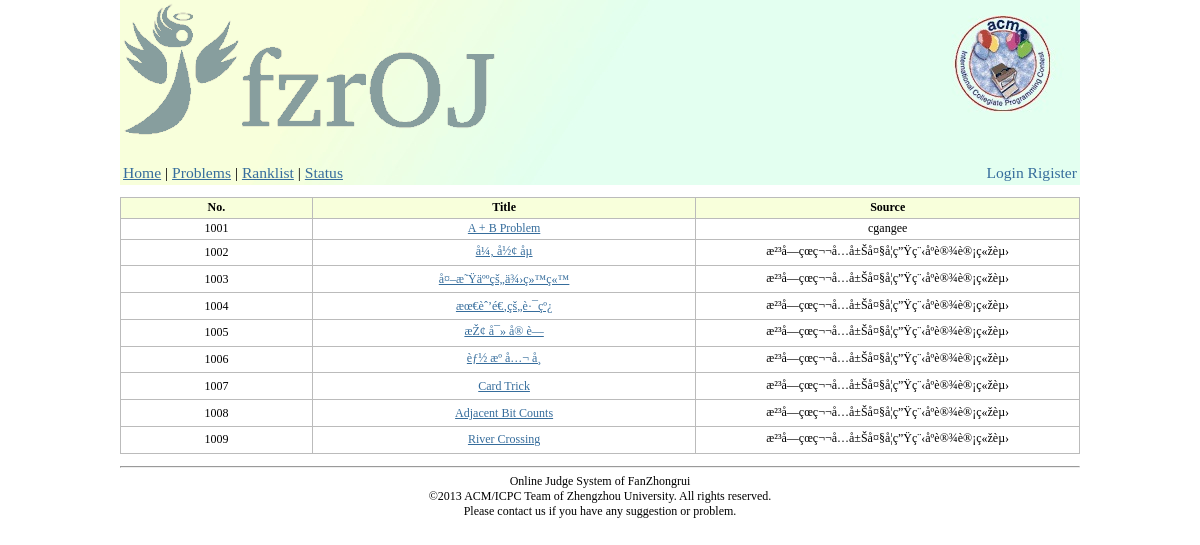
The app's page /plst.php, older data.
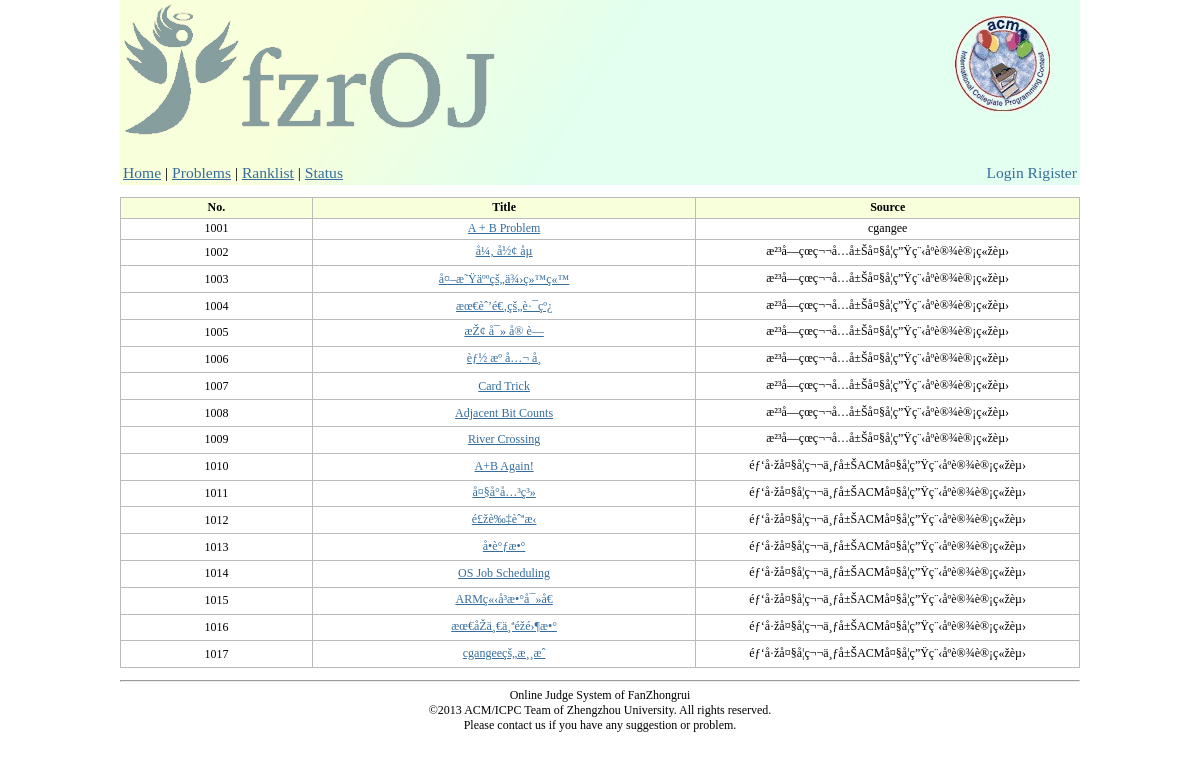
The same page, newer data.
### tables this page shows
CREATE TABLE IF NOT EXISTS `problem` (
  `pid` int(11) NOT NULL AUTO_INCREMENT,
  `pname` varchar(255) DEFAULT NULL,
  `ptime` int(11) DEFAULT NULL,
  `pmem` int(11) DEFAULT NULL,
  `ptext` text,
  `psource` text,
  `pdate` timestamp NOT NULL DEFAULT CURRENT_TIMESTAMP,
  PRIMARY KEY (`pid`)
);

### plst.php (the view, shortened to what this page needs)
<!DOCTYPE html PUBLIC "-//W3C//DTD XHTML 1.0 Transitional//EN" "http://www.w3.org/TR/xhtml1/DTD/xhtml1-transitional.dtd">
<html xmlns="http://www.w3.org/1999/xhtml">
<head>
<link href="files/css.css" rel="stylesheet" type="text/css" />
</head>
<body>
	<div id="container">
		<?php require_once 'tools/head.php' ?>
		<div id="PageBody">
				<p>
				<table width="100%" id="table">
					<th width="20%">No.</th><th width="40%">Title</th><th width="40%">Source</th>
				<?php
					$result=mysql_query("SELECT * FROM problem");
					while ($row = mysql_fetch_array($result)){
						echo
							'<tr>'.
							'<td width="20%">'.($row[pid]).'</td>'.
							'<td  width="40%">'. '<a href="pid.php?pid='. ($row[pid]) .'">'. $row[pname]  .'</a> </td>'.
							'<td width="40%">'. $row[psource]. '</td>';
					}
				?>
				</table>
				</p>
		</div>
		<?php require_once 'tools/footer.php' ?>
	</div>
</body>
</html>

### tools/head.php (shortened to what this page needs)
<div id="Header">
			<a href="index.php"><img src="files/logo.png" border=0/></a>
			<div id="headbar">
			<table width="100%"><tr>
				<td><a href="index.php">Home</a>
				| <a href="plst.php?id=0">Problems</a>
				| <a href="ranklist.php">Ranklist</a>
				| <a href="status.php">Status</a>
				</td>
				<td align="right" id="user">
             			<?php
                                        if (isset($_SESSION['uid'])){
                                                echo $_SESSION[uname].'  <a href="logout.php">Logout</a>';
                                        }
                                        else
                                                echo '<a href="login.php">Login</a> <a href="register.php">Rigister</a>';
                                ?>
				</td>
			</tr></table>
			</div>
</div>

### tools/footer.php
<div id="Footer">
	<hr/>
			Online Judge System of FanZhongrui<br/>
	&copy;2013 ACM/ICPC Team of Zhengzhou University. All rights reserved.<br/>
		Please contact us if you have any suggestion or problem.
</div>

### files/css.css (style rules this page uses)
body { font:12px Tahoma; margin:0px; background:#FFF; }
#table { border: 1px solid #D6DDE6; border-collapse: collapse; }
#table td, #table th { border: 1px solid #BBB; text-align: center; padding: 0.2em; }
#table th { background-color: #F8FFDB; font-weight: bold; }
#container { width:100%; }
#Header { background:url(psb.jpg); width:960px; height:185px; margin:auto; clear:both; }
#headbar { margin-top:22px; margin-left: 0px; font-size:130%; }
#PageBody { width:960px; margin:0 auto; }
#Footer { width:960px; margin:10px auto; clear:both; text-align:center; }
a { color: #366D9C; }
#user a { text-decoration:none; }

Row changes from the older to the newer data that the page shows:
added problem: pid "1010", pname "A+B Again!", psource "éƒ‘å·žå¤§å­¦ç¬¬ä¸ƒå±ŠACMå¤§å­¦ç”Ÿç¨‹åºè®¾è®¡ç«žèµ›"
added problem: pid "1011", pname "å¤§å°å…³ç³»", psource "éƒ‘å·žå¤§å­¦ç¬¬ä¸ƒå±ŠACMå¤§å­¦ç”Ÿç¨‹åºè®¾è®¡ç«žèµ›"
added problem: pid "1012", pname "é£žè‰‡èˆªæ‹", psource "éƒ‘å·žå¤§å­¦ç¬¬ä¸ƒå±ŠACMå¤§å­¦ç”Ÿç¨‹åºè®¾è®¡ç«žèµ›"
added problem: pid "1013", pname "å•è°ƒæ•°", psource "éƒ‘å·žå¤§å­¦ç¬¬ä¸ƒå±ŠACMå¤§å­¦ç”Ÿç¨‹åºè®¾è®¡ç«žèµ›"
added problem: pid "1014", pname "OS Job Scheduling", psource "éƒ‘å·žå¤§å­¦ç¬¬ä¸ƒå±ŠACMå¤§å­¦ç”Ÿç¨‹åºè®¾è®¡ç«žèµ›"
added problem: pid "1015", pname "ARMç«‹å³æ•°å¯»å€", psource "éƒ‘å·žå¤§å­¦ç¬¬ä¸ƒå±ŠACMå¤§å­¦ç”Ÿç¨‹åºè®¾è®¡ç«žèµ›"
added problem: pid "1016", pname "æœ€åŽä¸€ä¸ªéžé›¶æ•°", psource "éƒ‘å·žå¤§å­¦ç¬¬ä¸ƒå±ŠACMå¤§å­¦ç”Ÿç¨‹åºè®¾è®¡ç«žèµ›"
added problem: pid "1017", pname "cgangeeçš„æ¸¸æˆ", psource "éƒ‘å·žå¤§å­¦ç¬¬ä¸ƒå±ŠACMå¤§å­¦ç”Ÿç¨‹åºè®¾è®¡ç«žèµ›"
